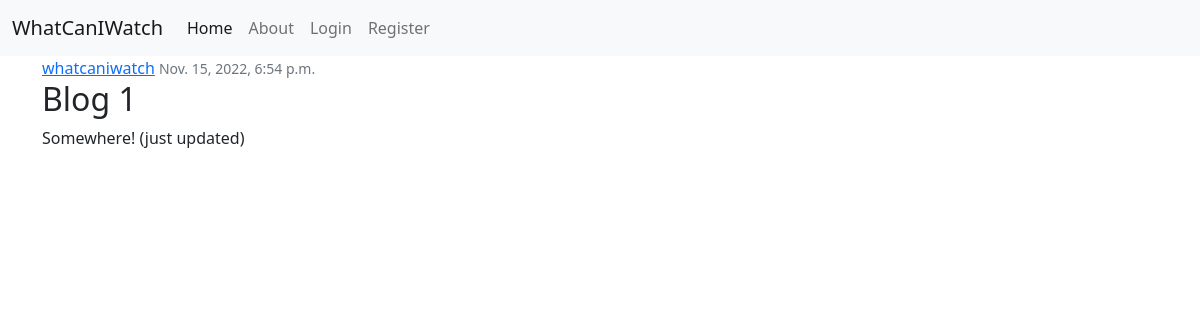
The app's page /post/1/ with its own data.
### my_app/models.py (models this page shows, shortened)
class Post(models.Model):
    title = models.CharField(max_length=100)
    content = models.TextField()
    date_posted = models.DateTimeField(default=timezone.now)
    author = models.ForeignKey(User, on_delete=models.CASCADE)

### my_app/views.py (the view)
# urls.py: path('post/<int:pk>/', PostDetailView.as_view(), name='post-detail'),
class PostDetailView(DetailView):
    model = Post

### my_app/templates/my_app/post_detail.html (shortened to what this page needs)
{% extends  "my_app/base.html" %}
{% block content %}
    <article class="media content-section">
        <div class="media-body">
            <div class="article-metadata">
                <a class="mr-2" href="#">{{ object.author }}</a>
                <small class="text-muted">{{ object.date_posted }}</small>
            </div>
            <h2 class="article-title">{{ object.title }}</h2>
            <p class="article-content">{{ object.content }}</p>
        </div>
    </article>
{% endblock content %}

### records on screen
Post: author "whatcaniwatch", date_posted "Nov. 15, 2022, 6:54 p.m.", title "Blog 1", content "Somewhere! (just updated)"
